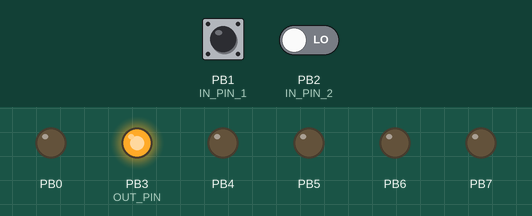
Simulated run of this program. Board: ATtiny45, built with avr-gcc and emulated at 16 MHz. Shown: output pins drawn as LEDs (lit = HIGH). The test bench sets the inputs (shaded band); at power-on: PB1 (IN_PIN_1) LOW, PB2 (IN_PIN_2) LOW.

Above: at 1.2 s.
1.3 s: PB1 (IN_PIN_1) pulsed HIGH 2 times (0.12 s each, 0.3 s apart)
At 3.3 s:
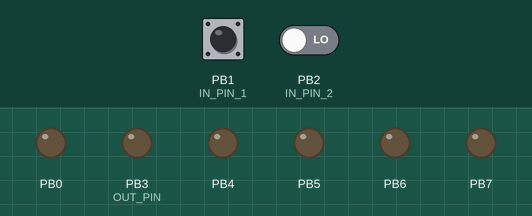
4.4 s: PB1 (IN_PIN_1) driven HIGH
At 5.6 s:
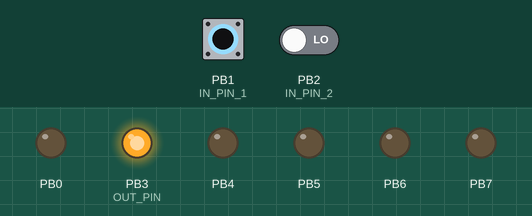
5.9 s: PB1 (IN_PIN_1) driven LOW
At 8.1 s:
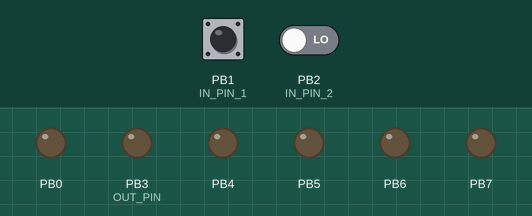
Timing chart, 0 to 9.6 s (numbered marks = the images above; inputs shaded):
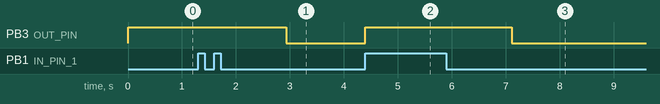

Measured:
- after the input at 1.3 s, PB3 (OUT_PIN): HIGH → LOW after 1.6 s
- after the input at 4.4 s, PB3 (OUT_PIN): LOW → HIGH at once
- after the input at 5.9 s, PB3 (OUT_PIN): HIGH → LOW after 1.2 s

The program:

main.c
```c
#define F_CPU 16000000UL    // 16Mhz
#define TIMER_TARGET 74UL   // 74 * 16.32ms = 1.2s
#define IN_PIN_1 PB1
#define IN_PIN_2 PB2
#define OUT_PIN PB3

#ifndef __AVR_ATtiny45__
#define __AVR_ATtiny45__
#endif

#include <avr/io.h>
#include <avr/interrupt.h>

volatile unsigned char timer_count=0;

// Timer0 interrupt vector, called when the 8 bit counter TCNT0 overflows (every 16.32ms | 1 / (F_CPU / 1024) * 255)
// Sets OUT_PIN after TIMER_TARGET is reached
ISR(TIMER0_OVF_vect) {
  if (timer_count == TIMER_TARGET) {
    timer_count = 0;
    TIMSK &= ~(_BV(TOIE0)); // Disable timer0 interrupt
    PORTB = (PORTB & ~_BV(OUT_PIN)) | // OUT_PIN = 0 if both buttons pressed, else 1
            (((PINB & (_BV(IN_PIN_1) | _BV(IN_PIN_2))) != 0) << OUT_PIN);
  }
  else {timer_count++;}
}

// Pin-change interrupt vector, called on rising and falling edge of IN_PINs (pressed or depressed)
// Starts Timer0 if both IN_PINs are LOW, else clears timer and resets OUT_PIN
ISR(PCINT0_vect) {
  // button_state = 0 if in_pins both pressed, else 1
  unsigned char button_state = (PINB & (_BV(IN_PIN_1) | _BV(IN_PIN_2))) == 0;
  if (button_state) {
    TCNT0 = 0; // reset counter to 0
    TIMSK |= _BV(TOIE0); // enable timer0 interrupt
  } else {
    timer_count = 0;
    TIMSK &= ~(_BV(TOIE0)); // disable timer0 interrupt
    // OUT_PIN = 0 if both buttons pressed, else 1
    PORTB = (PORTB & ~_BV(OUT_PIN)) | (!button_state << OUT_PIN);
  }
}

int main(void) {
  // Configure input / output pins
  DDRB |= ~(_BV(IN_PIN_1) | _BV(IN_PIN_2)); // Set button pins as input
  DDRB |= _BV(OUT_PIN); // Set LED pin as output
  PORTB |= _BV(OUT_PIN); // Set LED HIGH to start

  // Configure interrupts
  GIMSK |= _BV(PCIE); // Enable pin-change interrupt
  PCMSK |= _BV(PCINT1) | _BV(PCINT2); // Set the pin-change interrupt pins
  TCCR0A = 0;   // Enable timer interrupt in normal mode
  TCCR0B = 0;
  TCCR0B |= _BV(CS00) | _BV(CS02);   // Prescale timer (Divide clock) by 1024

  sei();  // Enable interrupts

  while(1){}

  return 0;
}
```
